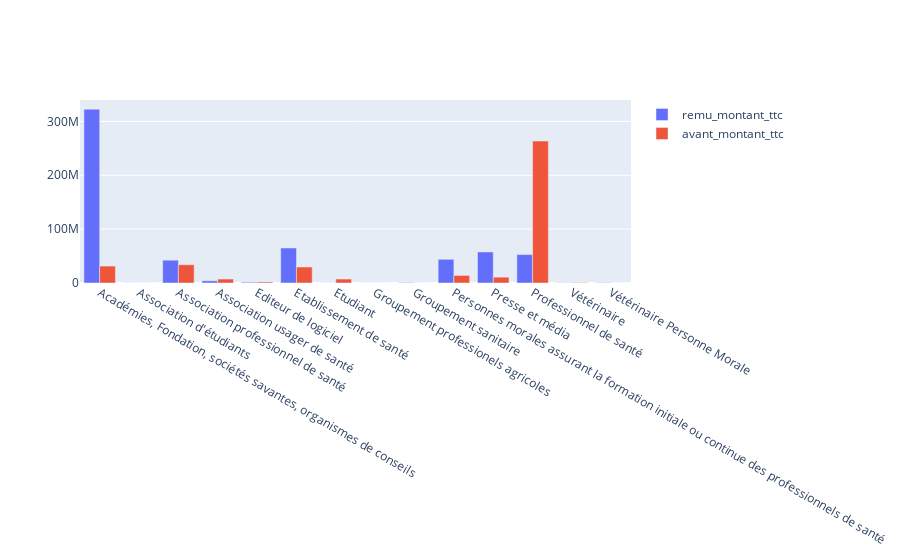

Write notebook code for a chart like this one.
### Code cell
import plotly.graph_objects as go

fig = go.Figure(data=[
    go.Bar(name='remu_montant_ttc', x=remuneration_recu_benef.index, y=remuneration_recu_benef['remu_montant_ttc']),
    go.Bar(name='avant_montant_ttc', x=remuneration_recu_benef.index, y=remuneration_recu_benef['avant_montant_ttc'])
])
# Change the bar mode
fig.update_layout(barmode='group')
fig.show()

### Figure 1 — Plotly figure (JSON) as saved in the notebook; plotly's stock layout.template omitted (floating-point values rounded to 4 significant figures)
{"data": [{"name": "remu_montant_ttc", "type": "bar", "x": ["Académies, Fondation, sociétés savantes, organismes de conseils", "Association d'étudiants", "Association professionnel de santé", "Association usager de santé", "Editeur de logiciel", "Etablissement de santé", "Etudiant", "Groupement professionels agricoles", "Groupement sanitaire", "Personnes morales assurant la formation initiale ou continue des professionnels de santé", "Presse et média", "Professionnel de santé", "Vétérinaire", "Vétérinaire Personne Morale"], "y": [322813011, 84774, 42372909, 4089600, 1425076, 64974589, 95117, 19015, 706899, 44011923, 57627690, 52776762, 380353, 475454]}, {"name": "avant_montant_ttc", "type": "bar", "x": ["Académies, Fondation, sociétés savantes, organismes de conseils", "Association d'étudiants", "Association professionnel de santé", "Association usager de santé", "Editeur de logiciel", "Etablissement de santé", "Etudiant", "Groupement professionels agricoles", "Groupement sanitaire", "Personnes morales assurant la formation initiale ou continue des professionnels de santé", "Presse et média", "Professionnel de santé", "Vétérinaire", "Vétérinaire Personne Morale"], "y": [31419539, 39560, 33883023, 7330485, 1932572, 29711417, 7357059, 837, 253, 14021080, 10803801, 263609068, 680809, 3246]}], "layout": {"barmode": "group"}}
